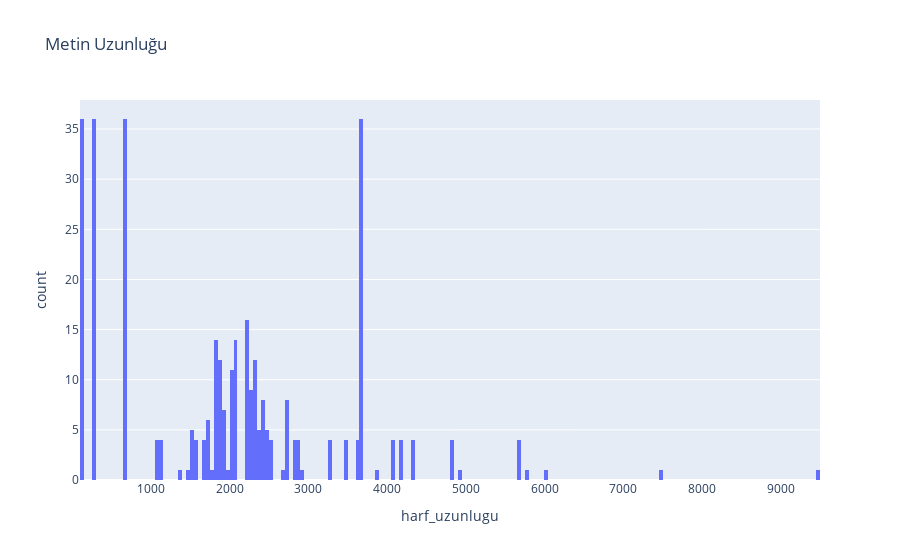

Notebook code for this chart:
### Code cell
fig = px.histogram(data, x="harf_uzunlugu", nbins=200, title='Metin Uzunluğu')
fig.show()

### Figure 1 — Plotly figure (JSON) as saved in the notebook; plotly's stock layout.template omitted (floating-point values rounded to 4 significant figures; data arrays with more than 128 entries replaced by an {"elided": "..."} marker saying what was removed)
{"data": [{"alignmentgroup": "True", "bingroup": "x", "hovertemplate": "harf_uzunlugu=%{x}<br>count=%{y}<extra></extra>", "legendgroup": "", "marker": {"color": "#636efa", "pattern": {"shape": ""}}, "name": "", "nbinsx": 200, "offsetgroup": "", "orientation": "v", "showlegend": false, "x": {"elided": "348 int values"}, "xaxis": "x", "yaxis": "y", "type": "histogram"}], "layout": {"xaxis": {"anchor": "y", "domain": [0.0, 1.0], "title": {"text": "harf_uzunlugu"}}, "yaxis": {"anchor": "x", "domain": [0.0, 1.0], "title": {"text": "count"}}, "legend": {"tracegroupgap": 0}, "title": {"text": "Metin Uzunluğu"}, "barmode": "relative"}}
